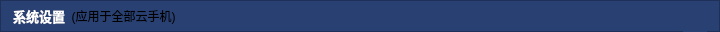
    <widget class="QFrame" name="frame">
     <property name="minimumSize">
      <size>
       <width>0</width>
       <height>32</height>
      </size>
     </property>
     <property name="maximumSize">
      <size>
       <width>16777215</width>
       <height>32</height>
      </size>
     </property>
     <property name="palette">
      <palette>
       <active>
        <colorrole role="Button">
         <brush brushstyle="SolidPattern">
          <color alpha="255">
           <red>41</red>
           <green>64</green>
           <blue>115</blue>
          </color>
         </brush>
        </colorrole>
        <colorrole role="Base">
         <brush brushstyle="SolidPattern">
          <color alpha="255">
           <red>41</red>
           <green>64</green>
           <blue>115</blue>
          </color>
         </brush>
        </colorrole>
        <colorrole role="Window">
         <brush brushstyle="SolidPattern">
          <color alpha="255">
           <red>41</red>
           <green>64</green>
           <blue>115</blue>
          </color>
         </brush>
        </colorrole>
       </active>
       <inactive>
        <colorrole role="Button">
         <brush brushstyle="SolidPattern">
          <color alpha="255">
           <red>41</red>
           <green>64</green>
           <blue>115</blue>
          </color>
         </brush>
        </colorrole>
        <colorrole role="Base">
         <brush brushstyle="SolidPattern">
          <color alpha="255">
           <red>41</red>
           <green>64</green>
           <blue>115</blue>
          </color>
         </brush>
        </colorrole>
        <colorrole role="Window">
         <brush brushstyle="SolidPattern">
          <color alpha="255">
           <red>41</red>
           <green>64</green>
           <blue>115</blue>
          </color>
         </brush>
        </colorrole>
       </inactive>
       <disabled>
        <colorrole role="Button">
         <brush brushstyle="SolidPattern">
          <color alpha="255">
           <red>41</red>
           <green>64</green>
           <blue>115</blue>
          </color>
         </brush>
        </colorrole>
        <colorrole role="Base">
         <brush brushstyle="SolidPattern">
          <color alpha="255">
           <red>41</red>
           <green>64</green>
           <blue>115</blue>
          </color>
         </brush>
        </colorrole>
        <colorrole role="Window">
         <brush brushstyle="SolidPattern">
          <color alpha="255">
           <red>41</red>
           <green>64</green>
           <blue>115</blue>
          </color>
         </brush>
        </colorrole>
       </disabled>
      </palette>
     </property>
     <property name="styleSheet">
      <string notr="true">background-color:#FF294073;</string>
     </property>
     <property name="frameShape">
      <enum>QFrame::StyledPanel</enum>
     </property>
     <property name="frameShadow">
      <enum>QFrame::Raised</enum>
     </property>
     <layout class="QHBoxLayout" name="horizontalLayout_2">
      <property name="spacing">
       <number>0</number>
      </property>
      <property name="leftMargin">
       <number>12</number>
      </property>
      <property name="topMargin">
       <number>0</number>
      </property>
      <property name="rightMargin">
       <number>12</number>
      </property>
      <property name="bottomMargin">
       <number>0</number>
      </property>
      <item>
       <widget class="QLabel" name="label">
        <property name="palette">
         <palette>
          <active>
           <colorrole role="WindowText">
            <brush brushstyle="SolidPattern">
             <color alpha="255">
              <red>255</red>
              <green>255</green>
              <blue>255</blue>
             </color>
            </brush>
           </colorrole>
           <colorrole role="Button">
            <brush brushstyle="SolidPattern">
             <color alpha="255">
              <red>41</red>
              <green>64</green>
              <blue>115</blue>
             </color>
            </brush>
           </colorrole>
           <colorrole role="Base">
            <brush brushstyle="SolidPattern">
             <color alpha="255">
              <red>41</red>
              <green>64</green>
              <blue>115</blue>
             </color>
            </brush>
           </colorrole>
           <colorrole role="Window">
            <brush brushstyle="SolidPattern">
             <color alpha="255">
              <red>41</red>
              <green>64</green>
              <blue>115</blue>
             </color>
            </brush>
           </colorrole>
          </active>
          <inactive>
           <colorrole role="WindowText">
            <brush brushstyle="SolidPattern">
             <color alpha="255">
              <red>255</red>
              <green>255</green>
              <blue>255</blue>
             </color>
            </brush>
           </colorrole>
           <colorrole role="Button">
            <brush brushstyle="SolidPattern">
             <color alpha="255">
              <red>41</red>
              <green>64</green>
              <blue>115</blue>
             </color>
            </brush>
           </colorrole>
           <colorrole role="Base">
            <brush brushstyle="SolidPattern">
             <color alpha="255">
              <red>41</red>
              <green>64</green>
              <blue>115</blue>
             </color>
            </brush>
           </colorrole>
           <colorrole role="Window">
            <brush brushstyle="SolidPattern">
             <color alpha="255">
              <red>41</red>
              <green>64</green>
              <blue>115</blue>
             </color>
            </brush>
           </colorrole>
          </inactive>
          <disabled>
           <colorrole role="Button">
            <brush brushstyle="SolidPattern">
             <color alpha="255">
              <red>41</red>
              <green>64</green>
              <blue>115</blue>
             </color>
            </brush>
           </colorrole>
           <colorrole role="Base">
            <brush brushstyle="SolidPattern">
             <color alpha="255">
              <red>41</red>
              <green>64</green>
              <blue>115</blue>
             </color>
            </brush>
           </colorrole>
           <colorrole role="Window">
            <brush brushstyle="SolidPattern">
             <color alpha="255">
              <red>41</red>
              <green>64</green>
              <blue>115</blue>
             </color>
            </brush>
           </colorrole>
          </disabled>
         </palette>
        </property>
        <property name="font">
         <font>
          <pointsize>10</pointsize>
          <bold>true</bold>
         </font>
        </property>
        <property name="text">
         <string>系统设置</string>
        </property>
       </widget>
      </item>
      <item>
       <widget class="QLabel" name="label_2">
        <property name="styleSheet">
         <string notr="true">color:#ADAFB5;
 QCheckBox {
     spacing: 5px;
 }

 QCheckBox::indicator {
     width: 16px;
     height: 16px;
 }

 QCheckBox::indicator:unchecked {
     image: url(:/login/resource/login/option_normal.png);
 }

 QCheckBox::indicator:unchecked:hover {
     image: url(:/login/resource/login/option_normal.png);
 }

 QCheckBox::indicator:unchecked:pressed {
     image: url(:/login/resource/login/option_normal.png);
 }

 QCheckBox::indicator:checked {
     image: url(:/login/resource/login/option_select.png);
 }

 QCheckBox::indicator:checked:hover {
     image: url(:/login/resource/login/option_select.png);
 }

 QCheckBox::indicator:checked:pressed {
     image: url(:/login/resource/login/option_select.png);
 }
</string>
        </property>
        <property name="text">
         <string>  (应用于全部云手机)</string>
        </property>
       </widget>
      </item>
      <item>
       <spacer name="horizontalSpacer">
        <property name="orientation">
         <enum>Qt::Horizontal</enum>
        </property>
        <property name="sizeHint" stdset="0">
         <size>
          <width>507</width>
          <height>9</height>
         </size>
        </property>
       </spacer>
      </item>
      <item>
       <widget class="QPushButton" name="pushButton">
        <property name="minimumSize">
         <size>
          <width>24</width>
          <height>32</height>
         </size>
        </property>
        <property name="maximumSize">
         <size>
          <width>24</width>
          <height>32</height>
         </size>
        </property>
        <property name="cursor">
         <cursorShape>PointingHandCursor</cursorShape>
        </property>
        <property name="styleSheet">
         <string notr="true">QPushButton:hover {
     background: transparent;
 }
 QPushButton:flat {
     border: none; /* no border for a flat push button */
 }

 QPushButton:default {
     border-color: navy; /* make the default button prominent */
 }
</string>
        </property>
        <property name="text">
         <string/>
        </property>
        <property name="icon">
         <iconset resource="res.qrc">
          <normaloff>:/login/resource/login/close.png</normaloff>:/login/resource/login/close.png</iconset>
        </property>
        <property name="iconSize">
         <size>
          <width>24</width>
          <height>32</height>
         </size>
        </property>
        <property name="flat">
         <bool>true</bool>
        </property>
       </widget>
      </item>
     </layout>
    </widget>
